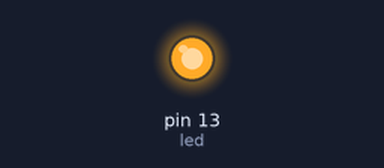
This sketch was run on a simulated Arduino Uno, built with avr-gcc and run on an emulated ATmega328P. On the bench: output pins drawn as LEDs (lit = HIGH). What the sketch prints to the serial monitor is not drawn.

Above: at 2.5 s.
At 7.0 s:
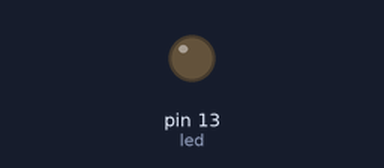
Timing chart, 0 to 8.9 s (numbered marks = the images above):
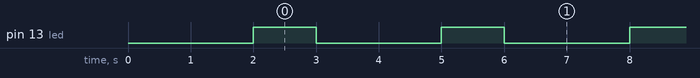

The sketch:

sketch_jan24a.ino
```cpp
int led = 13;
void setup() {
  // put your setup code here, to run once:
  pinMode(led,OUTPUT);
  digitalWrite(led,LOW);
  delay(2000);
  Serial.begin(9600);//Moniteur serie
}

void loop() {
  // put your main code here, to run repeatedly:
  digitalWrite(led,HIGH);
  Serial.println("Mirehitra");
  delay(1000);

  digitalWrite(led,LOW);
  Serial.print("Maty");
  delay(2000);
}
```

Measured:
- by itself, pin 13 (led): alternates HIGH for 1.0 s and LOW for 2.0 s
